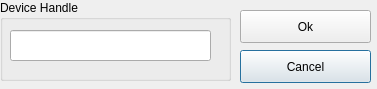
<ui version="4.0" >
 <class>DeviceHandleDlg</class>
 <widget class="QDialog" name="DeviceHandleDlg" >
  <property name="geometry" >
   <rect>
    <x>0</x>
    <y>0</y>
    <width>377</width>
    <height>89</height>
   </rect>
  </property>
  <property name="windowTitle" >
   <string>Dialog</string>
  </property>
  <widget class="QPushButton" name="cancelPushButton" >
   <property name="geometry" >
    <rect>
     <x>240</x>
     <y>50</y>
     <width>131</width>
     <height>33</height>
    </rect>
   </property>
   <property name="text" >
    <string>Cancel</string>
   </property>
  </widget>
  <widget class="QPushButton" name="okPushButton" >
   <property name="geometry" >
    <rect>
     <x>240</x>
     <y>10</y>
     <width>131</width>
     <height>33</height>
    </rect>
   </property>
   <property name="text" >
    <string>Ok</string>
   </property>
  </widget>
  <widget class="QGroupBox" name="groupBox" >
   <property name="geometry" >
    <rect>
     <x>0</x>
     <y>0</y>
     <width>231</width>
     <height>81</height>
    </rect>
   </property>
   <property name="title" >
    <string>Device Handle</string>
   </property>
   <widget class="QLineEdit" name="deviceHandleLineEdit" >
    <property name="geometry" >
     <rect>
      <x>10</x>
      <y>30</y>
      <width>201</width>
      <height>31</height>
     </rect>
    </property>
   </widget>
  </widget>
 </widget>
 <resources/>
 <connections>
  <connection>
   <sender>okPushButton</sender>
   <signal>clicked()</signal>
   <receiver>DeviceHandleDlg</receiver>
   <slot>accept()</slot>
   <hints>
    <hint type="sourcelabel" >
     <x>334</x>
     <y>26</y>
    </hint>
    <hint type="destinationlabel" >
     <x>199</x>
     <y>149</y>
    </hint>
   </hints>
  </connection>
  <connection>
   <sender>cancelPushButton</sender>
   <signal>clicked()</signal>
   <receiver>DeviceHandleDlg</receiver>
   <slot>reject()</slot>
   <hints>
    <hint type="sourcelabel" >
     <x>334</x>
     <y>66</y>
    </hint>
    <hint type="destinationlabel" >
     <x>199</x>
     <y>149</y>
    </hint>
   </hints>
  </connection>
 </connections>
</ui>
